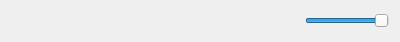
<?xml version="1.0" encoding="UTF-8"?>
<ui version="4.0">
 <class>VideoToolWidget</class>
 <widget class="QWidget" name="VideoToolWidget">
  <property name="geometry">
   <rect>
    <x>0</x>
    <y>0</y>
    <width>400</width>
    <height>42</height>
   </rect>
  </property>
  <property name="windowTitle">
   <string>Form</string>
  </property>
  <layout class="QHBoxLayout" name="horizontalLayout_2">
   <property name="topMargin">
    <number>0</number>
   </property>
   <property name="bottomMargin">
    <number>0</number>
   </property>
   <item>
    <widget class="QPushButton" name="btnPlay">
     <property name="sizePolicy">
      <sizepolicy hsizetype="Fixed" vsizetype="Fixed">
       <horstretch>0</horstretch>
       <verstretch>0</verstretch>
      </sizepolicy>
     </property>
     <property name="minimumSize">
      <size>
       <width>24</width>
       <height>24</height>
      </size>
     </property>
     <property name="maximumSize">
      <size>
       <width>24</width>
       <height>24</height>
      </size>
     </property>
     <property name="toolTip">
      <string>Play</string>
     </property>
     <property name="text">
      <string/>
     </property>
     <property name="icon">
      <iconset>
       <normaloff>../AvResource/videotool/vt_play.png</normaloff>../AvResource/videotool/vt_play.png</iconset>
     </property>
     <property name="iconSize">
      <size>
       <width>20</width>
       <height>20</height>
      </size>
     </property>
     <property name="flat">
      <bool>true</bool>
     </property>
    </widget>
   </item>
   <item>
    <widget class="QPushButton" name="btnPause">
     <property name="sizePolicy">
      <sizepolicy hsizetype="Fixed" vsizetype="Fixed">
       <horstretch>0</horstretch>
       <verstretch>0</verstretch>
      </sizepolicy>
     </property>
     <property name="minimumSize">
      <size>
       <width>24</width>
       <height>24</height>
      </size>
     </property>
     <property name="maximumSize">
      <size>
       <width>24</width>
       <height>24</height>
      </size>
     </property>
     <property name="toolTip">
      <string>Pause</string>
     </property>
     <property name="text">
      <string/>
     </property>
     <property name="icon">
      <iconset>
       <normaloff>../AvResource/videotool/vt_pause.png</normaloff>../AvResource/videotool/vt_pause.png</iconset>
     </property>
     <property name="iconSize">
      <size>
       <width>20</width>
       <height>20</height>
      </size>
     </property>
     <property name="flat">
      <bool>true</bool>
     </property>
    </widget>
   </item>
   <item>
    <widget class="QPushButton" name="btnStop">
     <property name="sizePolicy">
      <sizepolicy hsizetype="Fixed" vsizetype="Fixed">
       <horstretch>0</horstretch>
       <verstretch>0</verstretch>
      </sizepolicy>
     </property>
     <property name="minimumSize">
      <size>
       <width>24</width>
       <height>24</height>
      </size>
     </property>
     <property name="maximumSize">
      <size>
       <width>24</width>
       <height>24</height>
      </size>
     </property>
     <property name="toolTip">
      <string>Stop</string>
     </property>
     <property name="text">
      <string/>
     </property>
     <property name="icon">
      <iconset>
       <normaloff>../AvResource/videotool/vt_stop.png</normaloff>../AvResource/videotool/vt_stop.png</iconset>
     </property>
     <property name="iconSize">
      <size>
       <width>20</width>
       <height>20</height>
      </size>
     </property>
     <property name="flat">
      <bool>true</bool>
     </property>
    </widget>
   </item>
   <item>
    <widget class="QPushButton" name="btnSnapshot">
     <property name="sizePolicy">
      <sizepolicy hsizetype="Fixed" vsizetype="Fixed">
       <horstretch>0</horstretch>
       <verstretch>0</verstretch>
      </sizepolicy>
     </property>
     <property name="minimumSize">
      <size>
       <width>24</width>
       <height>24</height>
      </size>
     </property>
     <property name="maximumSize">
      <size>
       <width>24</width>
       <height>24</height>
      </size>
     </property>
     <property name="toolTip">
      <string>Snapshot</string>
     </property>
     <property name="text">
      <string/>
     </property>
     <property name="icon">
      <iconset>
       <normaloff>../AvResource/videotool/vt_snapshot.png</normaloff>../AvResource/videotool/vt_snapshot.png</iconset>
     </property>
     <property name="iconSize">
      <size>
       <width>20</width>
       <height>20</height>
      </size>
     </property>
     <property name="flat">
      <bool>true</bool>
     </property>
    </widget>
   </item>
   <item>
    <widget class="QPushButton" name="btnRecord">
     <property name="sizePolicy">
      <sizepolicy hsizetype="Fixed" vsizetype="Fixed">
       <horstretch>0</horstretch>
       <verstretch>0</verstretch>
      </sizepolicy>
     </property>
     <property name="minimumSize">
      <size>
       <width>24</width>
       <height>24</height>
      </size>
     </property>
     <property name="maximumSize">
      <size>
       <width>24</width>
       <height>24</height>
      </size>
     </property>
     <property name="toolTip">
      <string>Video record</string>
     </property>
     <property name="text">
      <string/>
     </property>
     <property name="icon">
      <iconset>
       <normaloff>../AvResource/videotool/vt_record.png</normaloff>../AvResource/videotool/vt_record.png</iconset>
     </property>
     <property name="iconSize">
      <size>
       <width>20</width>
       <height>20</height>
      </size>
     </property>
     <property name="flat">
      <bool>true</bool>
     </property>
    </widget>
   </item>
   <item>
    <spacer name="horizontalSpacer">
     <property name="orientation">
      <enum>Qt::Horizontal</enum>
     </property>
     <property name="sizeHint" stdset="0">
      <size>
       <width>40</width>
       <height>20</height>
      </size>
     </property>
    </spacer>
   </item>
   <item>
    <widget class="QPushButton" name="btnVolume">
     <property name="sizePolicy">
      <sizepolicy hsizetype="Fixed" vsizetype="Fixed">
       <horstretch>0</horstretch>
       <verstretch>0</verstretch>
      </sizepolicy>
     </property>
     <property name="minimumSize">
      <size>
       <width>24</width>
       <height>24</height>
      </size>
     </property>
     <property name="maximumSize">
      <size>
       <width>24</width>
       <height>24</height>
      </size>
     </property>
     <property name="toolTip">
      <string>Volume</string>
     </property>
     <property name="text">
      <string/>
     </property>
     <property name="icon">
      <iconset>
       <normaloff>../AvResource/videotool/vt_volume.png</normaloff>../AvResource/videotool/vt_volume.png</iconset>
     </property>
     <property name="iconSize">
      <size>
       <width>20</width>
       <height>20</height>
      </size>
     </property>
     <property name="flat">
      <bool>true</bool>
     </property>
    </widget>
   </item>
   <item>
    <widget class="UMSlider" name="sliderVolume">
     <property name="sizePolicy">
      <sizepolicy hsizetype="Preferred" vsizetype="Fixed">
       <horstretch>0</horstretch>
       <verstretch>0</verstretch>
      </sizepolicy>
     </property>
     <property name="maximum">
      <number>255</number>
     </property>
     <property name="value">
      <number>255</number>
     </property>
     <property name="orientation">
      <enum>Qt::Horizontal</enum>
     </property>
    </widget>
   </item>
  </layout>
 </widget>
 <customwidgets>
  <customwidget>
   <class>UMSlider</class>
   <extends>QSlider</extends>
   <header>umslider.h</header>
  </customwidget>
 </customwidgets>
 <resources>
  <include location="../AvResource/avWare.qrc"/>
 </resources>
 <connections/>
</ui>
